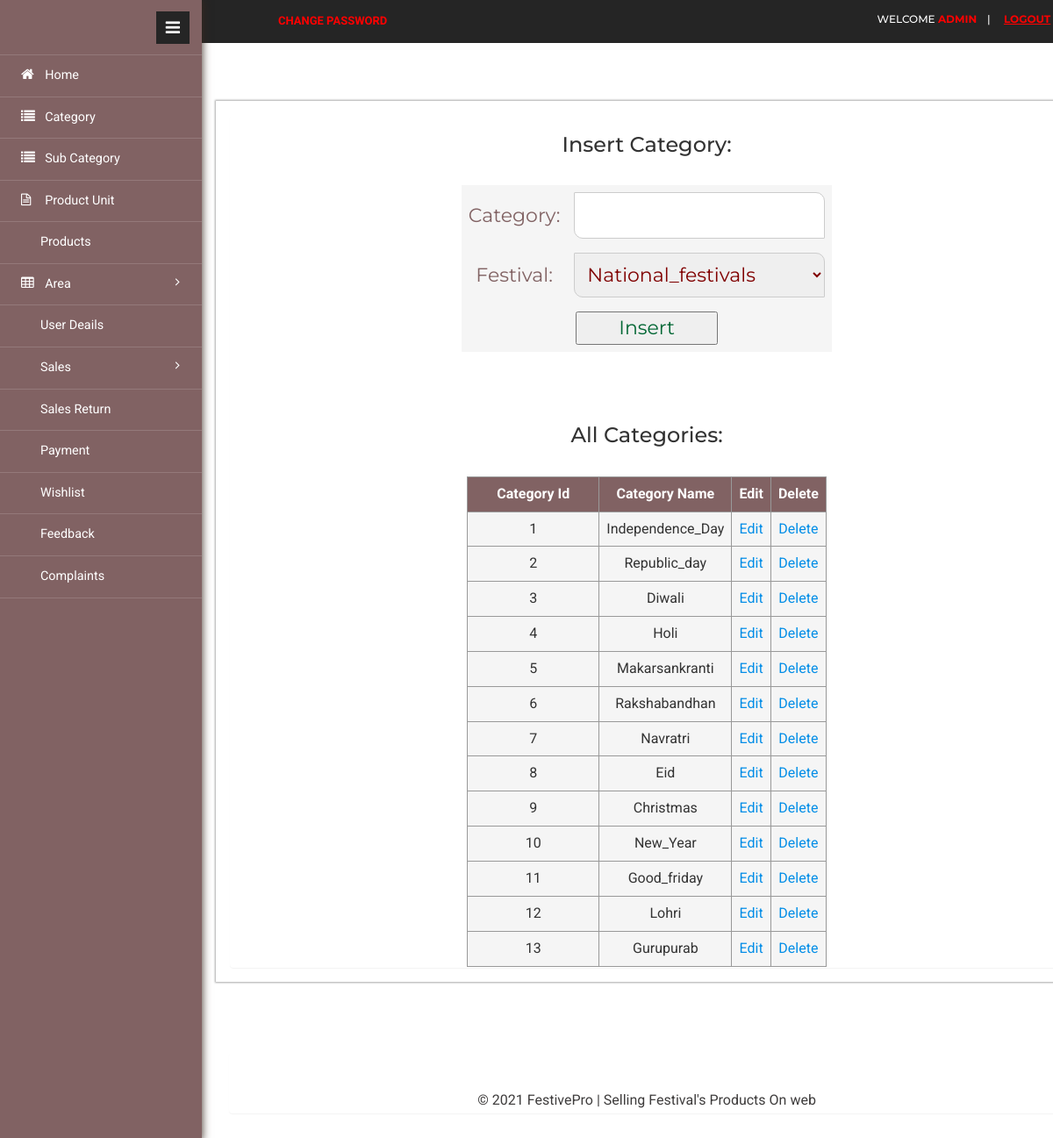
The page /admin/category.php (signed in) on the database its author committed.
### tables this page shows
CREATE TABLE `category` (
  `cat_id` int(7) NOT NULL,
  `cat_name` varchar(25) NOT NULL,
  `fest_id` int(7) NOT NULL
);

### admin/category.php (the view, shortened to what this page needs)
<?php
	include 'include/connection.php';
	$db=mysqli_query($con,"select * from festival");
?>
			<?php
				include 'include/header.php';
			?>
			<div class="content">
					<div class="monthly-grid">
						<div class="panel panel-widget">
<center><h3 style="color:#333333">Insert Category:</h3></center><br>
							<div class="panel-title">
<form action="category_add" method="post">
<table align="center">
	<tr>
		<td>Category: </td>
		<td><input type="text" name="r1" pattern="[A-Za-z ]{2,20}" autofocus required=""  /></td>
	</tr>
	<tr>
		<td>Festival: </td>
		<td><select name="r2" placeholder="select Festival">
		<?php
			while($row=mysqli_fetch_array($db))
			{
		?>
				<option value='<?php echo $row["fest_id"]; ?>'><?php echo $row["fest_name"];?></option>
			<?php
			}
		?>
	</select></td>
	</tr>
	<tr>
		<td colspan="2"><input type="submit" name="submit" value="Insert" /></td>
	</tr>
</table>
</form>
<br><br>
							</div>
<center><h3 style="color:#333333;"> All Categories: </h3> </center><br />
<?php
$db=mysqli_query($con,"select *from category order by cat_id");
  ?>
<table border="1" align="center">
  <tr>
    <th>Category Id</th>
    <th>Category Name</th>
	<th>Edit</th>
	<th>Delete</th>
  </tr>
  <?php
  while($row=mysqli_fetch_array($db))
  {
  ?>
  <tr>
    <td><?php echo $row["cat_id"];?></td>
		<td><?php echo $row["cat_name"];?></td>
		<td><a onclick='javascript:confirmationUpdate($(this));return false;'
			href='category_edit.php?x=<?php echo $row["cat_id"];?>'>Edit</a></td>
		<td><a onclick='javascript:confirmationDelete($(this));return false;'
			href='category_delete.php?x=<?php echo $row["cat_id"];?>'>Delete</a></td>
  </tr>
  <?php
  }
   ?>
</table>
						</div>
					</div>
					<div class="content-top">
				<div class="area">
			<?php
				include_once 'include/footer.php';
			?>
				</div>
					</div>
			</div>
			<?php
				include_once 'include/slidebar.php';
			?>

### admin/include/table.css (style rules this page uses)
* { box-sizing: border-box; }
input[type=file], input[type=text], input[type=number], input[type=password], input[type=email], select, textarea { width: 100%; padding: 10px; border: 1px solid #ccc; border-radius: 1px 10px; box-sizing: border-box; resize: vertical; caret-color: #816263; color:maroon; white-space:initial; }
input[type=submit] { color:#006633; width:40%; }
table { border-collapse: collapse; width:auto; border:thin; border-color:#999999; }
th, td { background-color:#F5F5F5; padding: 8px; text-align:center; overflow:hidden; }
th { background-color: #816263; color: white; }
body { font-family: 'Roboto', sans-serif; }

### rows shown on the page
category: cat_id "1", cat_name "Independence_Day"
category: cat_id "2", cat_name "Republic_day"
category: cat_id "3", cat_name "Diwali"
category: cat_id "4", cat_name "Holi"
category: cat_id "5", cat_name "Makarsankranti"
category: cat_id "6", cat_name "Rakshabandhan"
category: cat_id "7", cat_name "Navratri"
category: cat_id "8", cat_name "Eid"
category: cat_id "9", cat_name "Christmas"
category: cat_id "10", cat_name "New_Year"
category: cat_id "11", cat_name "Good_friday"
category: cat_id "12", cat_name "Lohri"
category: cat_id "13", cat_name "Gurupurab"

### other values the page prints
$_SESSION['client']['r1'] "ADMIN"
form field r2 "National_festivals"
